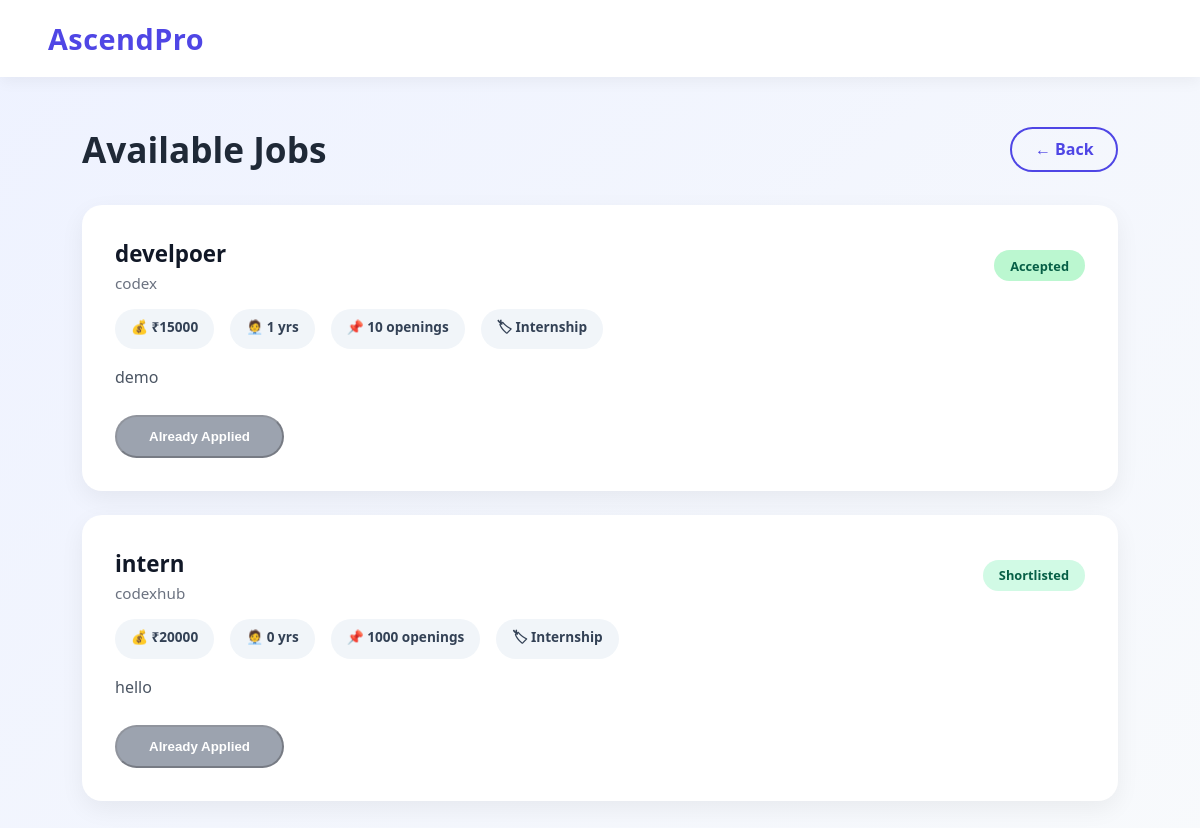
Page /applicant/jobs (signed in) on the committed database.
### tables this page shows
CREATE TABLE jobs (
  id INTEGER PRIMARY KEY AUTOINCREMENT,
  role TEXT,
  description TEXT,
  company TEXT
, company_id INTEGER, company_name TEXT, vacancy INTEGER, type TEXT, salary TEXT, experience TEXT, created_at TEXT);

CREATE TABLE applications (
  id INTEGER PRIMARY KEY AUTOINCREMENT,
  user_id INTEGER,
  job_id INTEGER,
  status TEXT
, resume_filename TEXT, full_name TEXT, email TEXT, phone TEXT, education TEXT, cover_letter TEXT);

### routes/applicant_routes.py (the view)
@applicant_bp.route("/jobs")
def jobs():
    user_id = session.get("user_id")
    conn = sqlite3.connect(DATABASE)
    cur  = conn.cursor()
    cur.execute("SELECT * FROM jobs")
    jobs = cur.fetchall()
    applied_jobs = {}
    if user_id:
        cur.execute("""
            SELECT job_id, status
            FROM applications
            WHERE user_id = ?
        """, (user_id,))
        applications = cur.fetchall()
        applied_jobs = {app[0]: app[1] for app in applications}
    conn.close()
    return render_template(
        "applicant/job_list.html",
        jobs=jobs,
        applied_jobs=applied_jobs
    )

### app.py (called while the page is built)
@app.context_processor
def inject_pending_count():
    try:
        conn = sqlite3.connect(DATABASE)
        cur = conn.cursor()
        cur.execute("SELECT COUNT(*) FROM users WHERE approved = 0")
        pending_count = cur.fetchone()[0]
        conn.close()
    except Exception:
        pending_count = 0
    return dict(pending_count=pending_count)

### templates/applicant/job_list.html (shortened to what this page needs)
<!DOCTYPE html>
<html lang="en">
<head>
</head>
<body>
<nav class="navbar">
  <div class="logo">AscendPro</div>
</nav>
<div class="container">
<div class="header">
  <h2>Available Jobs</h2>
  <a href="/applicant/dashboard" class="back-btn">← Back</a>
</div>
{% if jobs %}
  {% for j in jobs %}
  <div class="job-card">
    <div class="job-header">
      <div>
        <div class="job-title">{{ j[1] }}</div>
        <div class="company-name">
          {{ j[5] if j[5] else j[3] }}
        </div>
      </div>
      {% if j[0] in applied_jobs %}
        {% set status = applied_jobs[j[0]] %}
        <div class="status-badge status-{{ status|lower }}">
          {{ status }}
        </div>
      {% endif %}
    </div>
    <div class="job-meta">
      <div class="meta-pill">💰 ₹{{ j[8] if j[8] else 'N/A' }}</div>
      <div class="meta-pill">🧑‍💼 {{ j[9] if j[9] else '0' }} yrs</div>
      <div class="meta-pill">📌 {{ j[6] if j[6] else 'N/A' }} openings</div>
      <div class="meta-pill">🏷 {{ j[7] if j[7] else 'N/A' }}</div>
    </div>
    <div class="description">
      {{ j[2] if j[2] else 'No description provided.' }}
    </div>
    {% if j[0] in applied_jobs %}
      <button class="apply-btn disabled" disabled>
        Already Applied
      </button>
    {% else %}
      <a href="{{ url_for('applicant.apply', job_id=j[0]) }}" class="apply-btn">
        Apply Now →
      </a>
    {% endif %}
  </div>
  {% endfor %}
{% else %}
  <div class="empty">
    No jobs available at the moment.
  </div>
{% endif %}
</div>
</body>
</html>

### templates/applicant/job_list.html (style rules this page uses)
* { margin:0; padding:0; box-sizing:border-box; }
body { font-family: 'Segoe UI', Roboto, sans-serif; background: linear-gradient(135deg,#eef2ff,#f8fafc); min-height:100vh; }
.navbar { background:white; padding:1.2rem 3rem; box-shadow:0 4px 15px rgba(0,0,0,0.05); display:flex; justify-content:space-between; align-items:center; }
.logo { font-size:1.8rem; font-weight:800; color:#4f46e5; letter-spacing:0.5px; }
.container { max-width:1100px; margin:0 auto; padding:3rem 2rem; }
.header { display:flex; justify-content:space-between; align-items:center; margin-bottom:2rem; }
h2 { font-size:2.2rem; font-weight:800; color:#1f2937; }
.back-btn { border:2px solid #4f46e5; padding:0.6rem 1.4rem; border-radius:30px; text-decoration:none; color:#4f46e5; font-weight:600; transition:all 0.3s ease; }
.job-card { background:white; border-radius:20px; margin-bottom:1.5rem; padding:2rem; box-shadow:0 8px 25px rgba(0,0,0,0.06); transition:all 0.3s ease; border:1px solid transparent; }
.job-header { display:flex; justify-content:space-between; align-items:center; margin-bottom:1rem; }
.job-title { font-size:1.4rem; font-weight:700; color:#111827; }
.company-name { font-size:0.95rem; color:#6b7280; margin-top:4px; }
.job-meta { display:flex; gap:1rem; flex-wrap:wrap; margin:1rem 0; }
.meta-pill { background:#f1f5f9; padding:0.5rem 1rem; border-radius:20px; font-size:0.85rem; font-weight:600; color:#334155; }
.description { margin:1rem 0 1.5rem 0; color:#4b5563; line-height:1.6; }
.apply-btn { background:#4f46e5; color:white; padding:0.75rem 2rem; border-radius:30px; text-decoration:none; font-weight:600; display:inline-block; transition:all 0.3s ease; }
.apply-btn.disabled { background:#9ca3af; cursor:not-allowed; }
.status-badge { padding:0.4rem 1rem; border-radius:20px; font-size:0.8rem; font-weight:700; }
.status-shortlisted { background:#d1fae5; color:#065f46; }
.status-accepted { background:#bbf7d0; color:#065f46; }

### rows in the picture
jobs: role "develpoer", company_name "codex", salary "15000", experience "1", vacancy "10", type "Internship", description "demo", shows "Already Applied"
applications: status "Accepted"
jobs: role "intern", company_name "codexhub", salary "20000", experience "0", vacancy "1000", type "Internship", description "hello", shows "Already Applied"
applications: status "Shortlisted"
